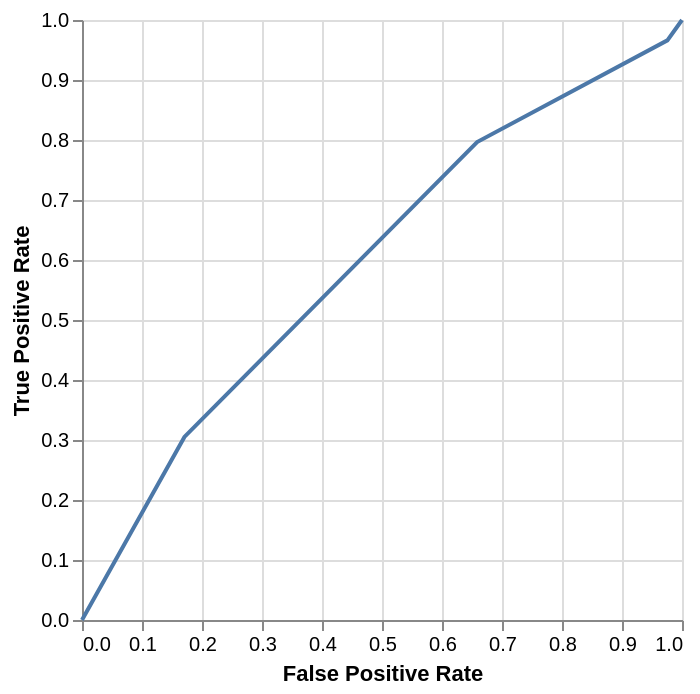

Notebook code for this chart:
### Code cell
from sklearn.neighbors import KNeighborsClassifier

model = KNeighborsClassifier(n_neighbors=3)
model.fit(X_train_scaled, y_train)

roc(
    pd.Series(model.predict_proba(X_test_scaled)[:, 1], index=X_test.index),
    pd.Series(y_test, index=X_test.index),
)

### Figure 1 — Vega-Lite specification as saved in the notebook (floating-point values rounded to 4 significant figures)
{"config": {"view": {"continuousWidth": 300, "continuousHeight": 300}}, "data": {"name": "data-b07f9ac566e0f3eba73e92ea9af8c4fd"}, "mark": {"type": "line"}, "encoding": {"tooltip": [{"field": "fpr", "type": "quantitative"}, {"field": "tpr", "type": "quantitative"}, {"field": "threshold", "type": "quantitative"}, {"field": "accuracy", "type": "quantitative"}], "x": {"field": "fpr", "title": "False Positive Rate", "type": "quantitative"}, "y": {"field": "tpr", "title": "True Positive Rate", "type": "quantitative"}}, "$schema": "https://vega.github.io/schema/vega-lite/v5.20.1.json", "datasets": {"data-b07f9ac566e0f3eba73e92ea9af8c4fd": [{"fpr": 0.0, "tpr": 0.0, "threshold": null, "accuracy": 0.41}, {"fpr": 0.1707, "tpr": 0.3051, "threshold": 1.0, "accuracy": 0.52}, {"fpr": 0.6585, "tpr": 0.7966, "threshold": 0.6667, "accuracy": 0.61}, {"fpr": 0.9756, "tpr": 0.9661, "threshold": 0.3333, "accuracy": 0.58}, {"fpr": 1.0, "tpr": 1.0, "threshold": 0.0, "accuracy": 0.59}]}}
